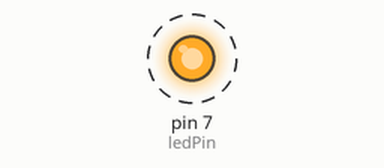
This sketch was run on a simulated Arduino Uno, built with avr-gcc and run on an emulated ATmega328P. On the bench: output pins drawn as LEDs (lit = HIGH). Dashed ring = blinking.

Above: at 0.5 s.
Timing chart, 0 to 3.5 s (numbered marks = the images above):
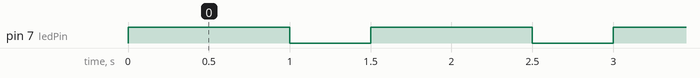

The sketch:

first.ino
```cpp
// Led pin
int ledPin = 7;

void setup() {
  pinMode(ledPin, OUTPUT);
  digitalWrite(ledPin, LOW);
}

void loop() {
  for (int i = 0; i < 10; i++)
  {
    digitalWrite(ledPin, HIGH);
    delay(1000);
    digitalWrite(ledPin, LOW);
    delay(500);
  }
  return 0;
}
```

Measured:
- by itself, pin 7 (ledPin): alternates HIGH for 1.0 s and LOW for 0.50 s
